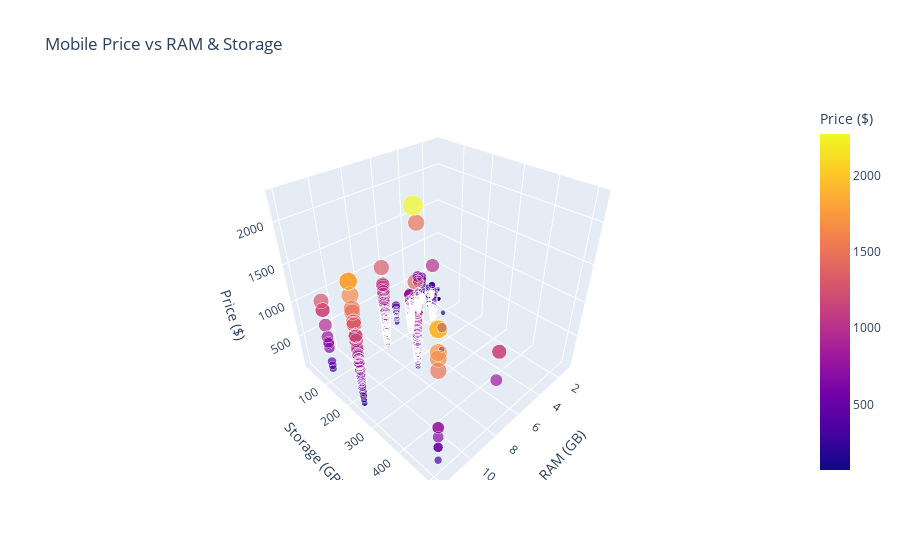

Source (notebook cell):
### Code cell
fig = pl.scatter_3d(dataset, x='ram', y='storage', z='price',
                   color='price', size='price',
                   title='Mobile Price vs RAM & Storage',
                   labels={'price': 'Price ($)', 'ram': 'RAM (GB)', 'storage': 'Storage (GB)'})
fig.show()

### Figure 1 — Plotly figure (JSON) as saved in the notebook; plotly's stock layout.template omitted (floating-point values rounded to 4 significant figures; data arrays with more than 128 entries replaced by an {"elided": "..."} marker saying what was removed)
{"data": [{"hovertemplate": "RAM (GB)=%{x}<br>Storage (GB)=%{y}<br>Price ($)=%{marker.color}<extra></extra>", "legendgroup": "", "marker": {"color": {"elided": "1333 float values"}, "coloraxis": "coloraxis", "size": {"elided": "1333 float values"}, "sizemode": "area", "sizeref": 5.678, "symbol": "circle"}, "mode": "markers", "name": "", "scene": "scene", "showlegend": false, "type": "scatter3d", "x": {"elided": "1333 int values"}, "y": {"elided": "1333 int values"}, "z": {"elided": "1333 float values"}}], "layout": {"coloraxis": {"colorbar": {"title": {"text": "Price ($)"}}, "colorscale": [[0, "#0d0887"], [0.1111, "#46039f"], [0.2222, "#7201a8"], [0.3333, "#9c179e"], [0.4444, "#bd3786"], [0.5556, "#d8576b"], [0.6667, "#ed7953"], [0.7778, "#fb9f3a"], [0.8889, "#fdca26"], [1, "#f0f921"]]}, "legend": {"itemsizing": "constant", "tracegroupgap": 0}, "scene": {"domain": {"x": [0, 1], "y": [0, 1]}, "xaxis": {"title": {"text": "RAM (GB)"}}, "yaxis": {"title": {"text": "Storage (GB)"}}, "zaxis": {"title": {"text": "Price ($)"}}}, "title": {"text": "Mobile Price vs RAM & Storage"}}}
